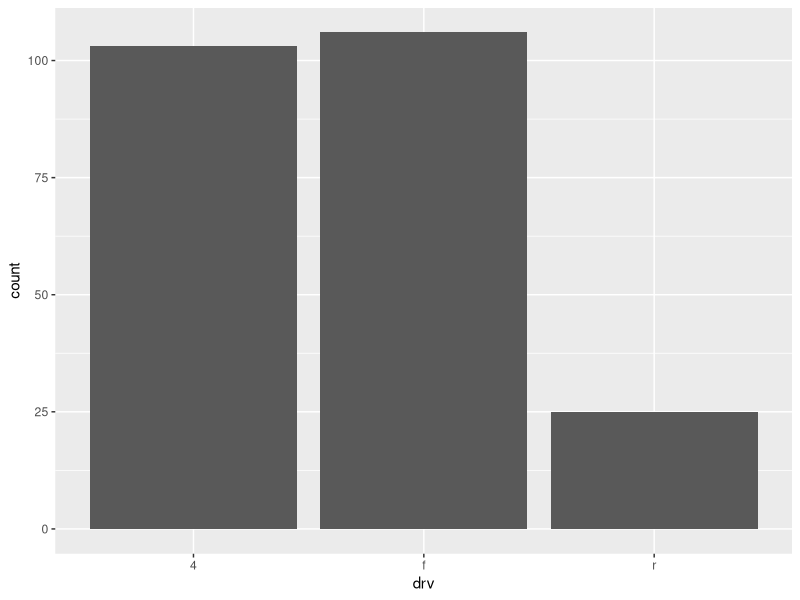
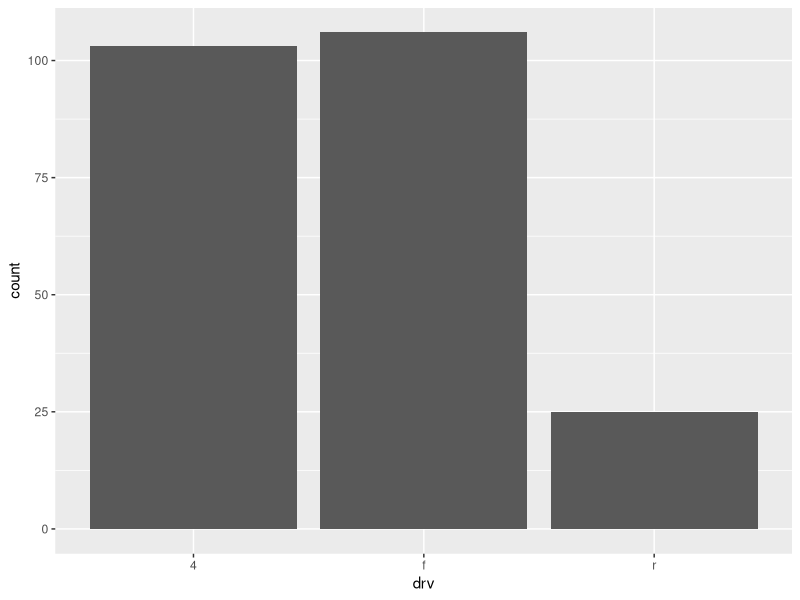
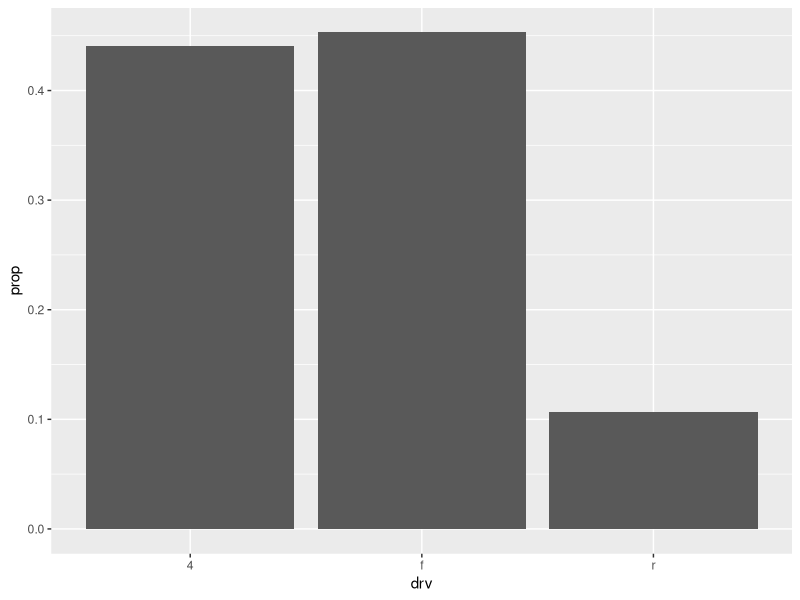
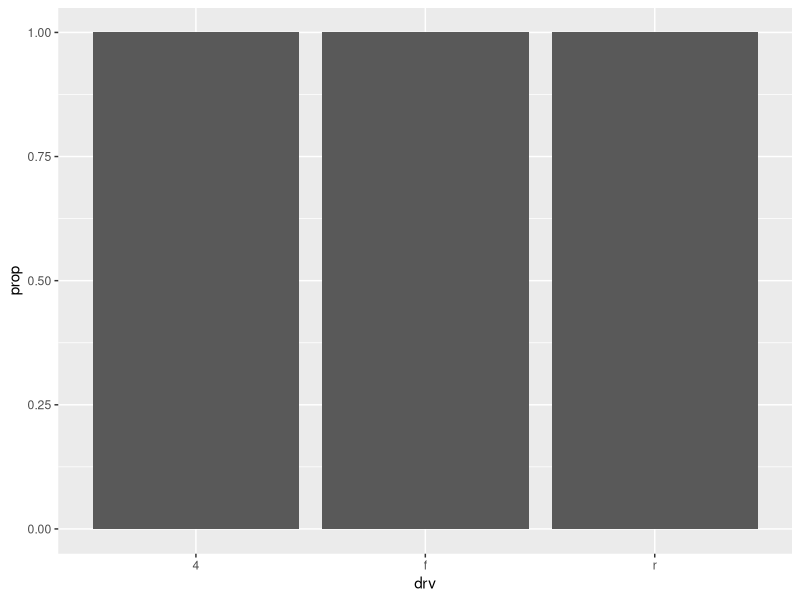
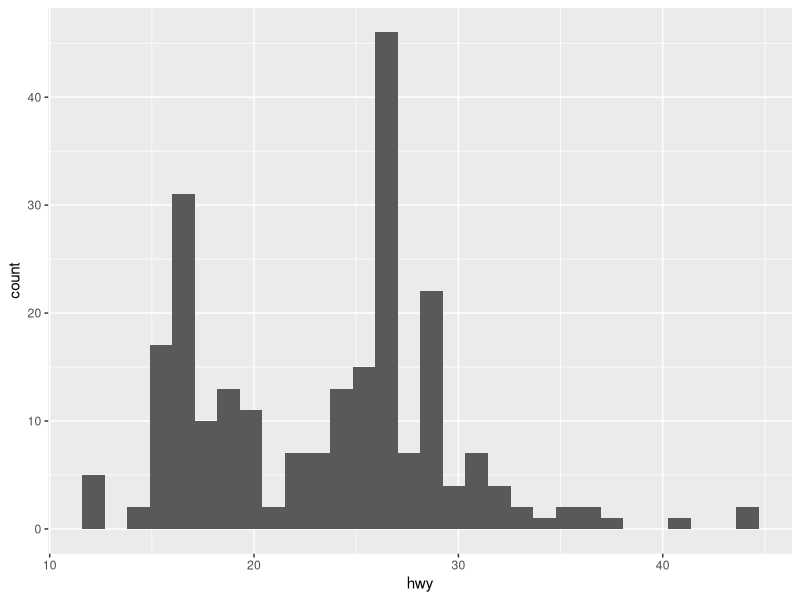
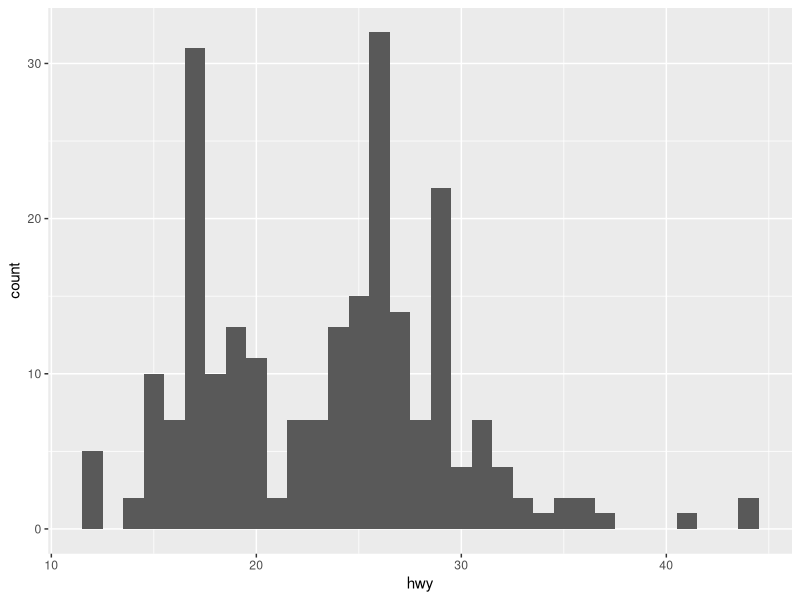
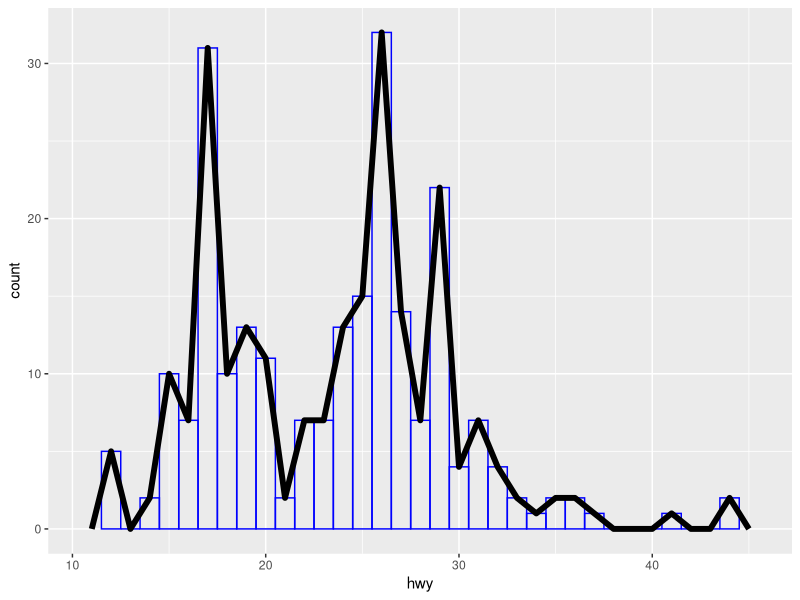
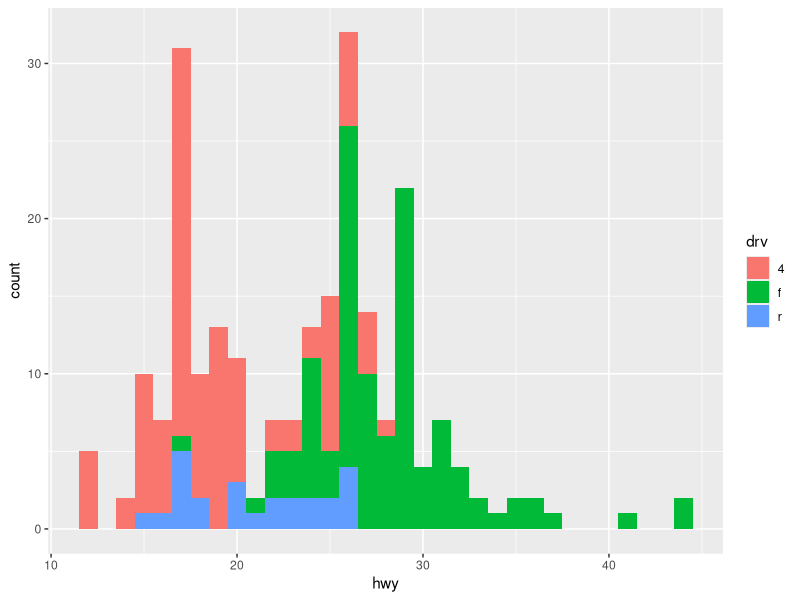

These figures' R source, in order:
## ---- chunk 1
knitr::opts_chunk$set(echo = TRUE)
library(tidyverse)
## ---- chunk 2
ggplot(mpg) +
  geom_bar(aes(x = drv))
## ---- chunk 3
ggplot(data = mpg) +
  geom_bar(mapping = aes(x = drv, y = ..count..))
## ---- chunk 4
ggplot(data = mpg) +
  geom_bar(mapping = aes(x = drv, y = ..prop.., group = 1))
## ---- chunk 5
ggplot(data = mpg) +
  geom_bar(mapping = aes(x = drv, y = ..prop..))
## ---- chunk 6
ggplot(data = mpg) +
  geom_histogram(mapping = aes(x = hwy))
## ---- chunk 7
ggplot(data = mpg) +
  geom_histogram(
    mapping = aes(x = hwy),
    binwidth = 1
  )
## ---- chunk 8
ggplot(data = mpg) +
  geom_histogram(
    mapping = aes(x = hwy),
    fill = NA,
    color = "blue",
    binwidth = 1
  ) +
  geom_freqpoly(
    mapping = aes(x = hwy),
    binwidth = 1,
    size = 2
  )
## ---- chunk 9
ggplot(data = mpg) +
  geom_histogram(
    mapping = aes(x = hwy, fill = drv),
    binwidth = 1
  )
## ---- chunk 10
ggplot(data = mpg) +
  geom_histogram(
    mapping = aes(x = hwy, color = drv),
    fill = NA,
    binwidth = 1
  )
## ---- chunk 11
ggplot(data = mpg) +
  geom_freqpoly(
    mapping = aes(x = hwy, color = drv),
    binwidth = 1
  )
## ---- chunk 12
ggplot(mpg, aes(hwy, color = drv)) +
  geom_histogram(fill = NA, color = "black", size = 0.2, binwidth = 2) +
  geom_freqpoly(color = "red", binwidth = 2)
## ---- chunk 13
ggplot(mpg) +
  geom_histogram(
    aes(hwy, color = drv),
    binwidth = 2,
    fill = NA,
    color = "black",
    size = 0.2
  )
## ---- chunk 14
ggplot(mpg) +
  geom_histogram(
    aes(hwy, color = drv, group = drv),
    binwidth = 2,
    size = 0.2,
    fill = NA
  ) +
  geom_freqpoly(
    aes(hwy, color = drv, group = drv),
    binwidth = 2
  )
## ---- chunk 15
ggplot(mpg) +
  geom_histogram(
    aes(hwy, color = drv),
    binwidth = 2,
    size = 0.2,
    fill = NA
  )
## ---- chunk 16
ggplot(mpg) +
  geom_freqpoly(
    aes(hwy, color = drv),
    binwidth = 2
  )
